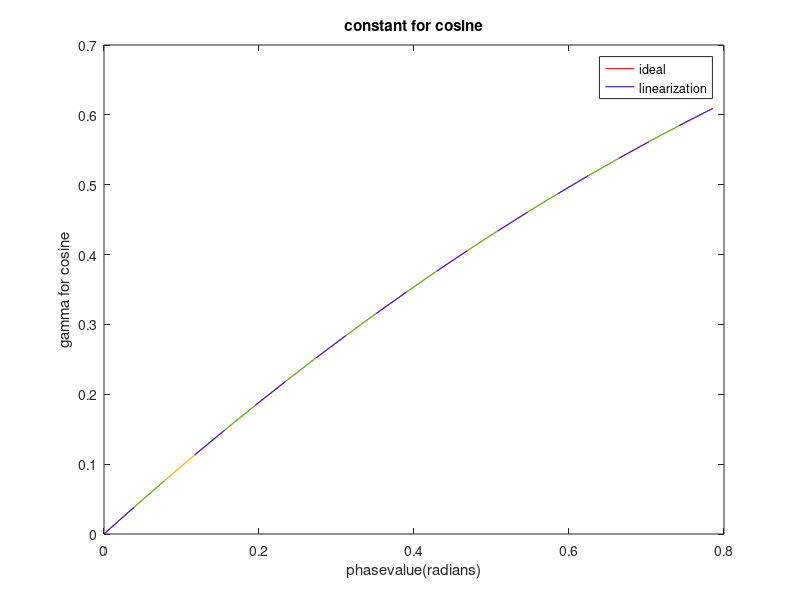
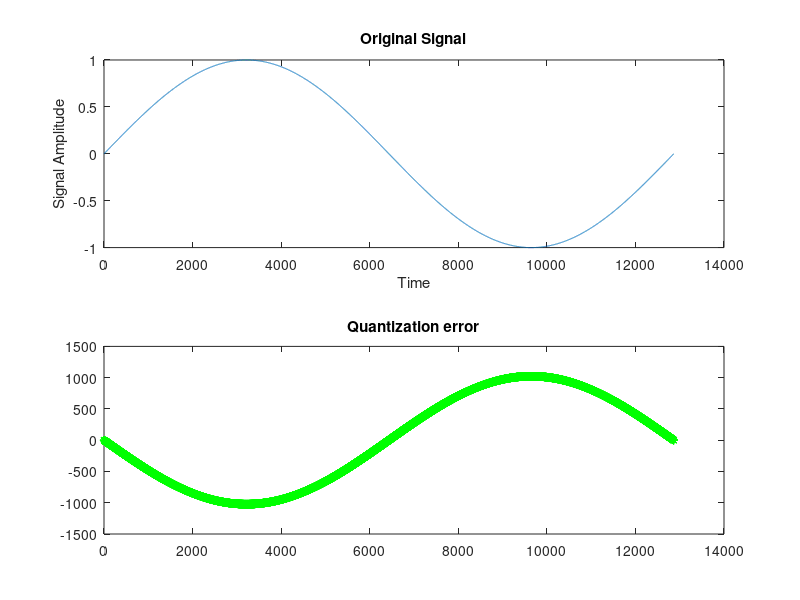
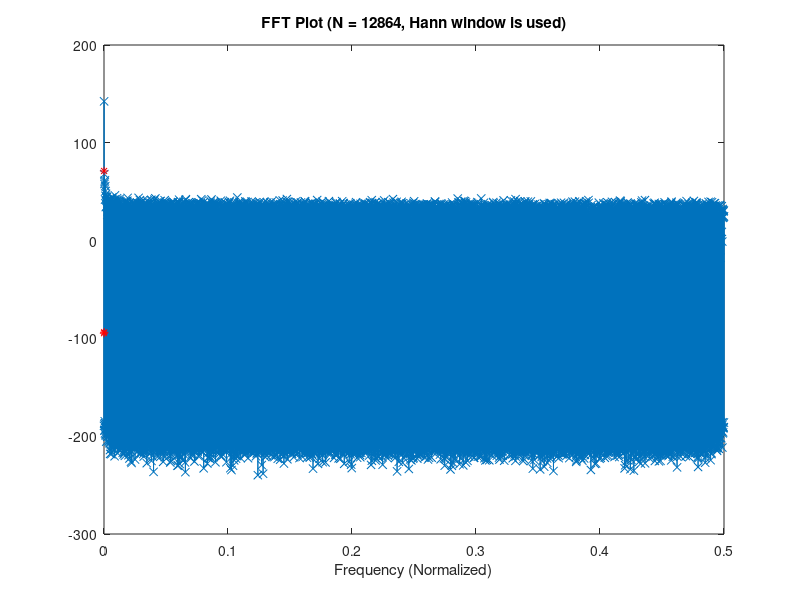
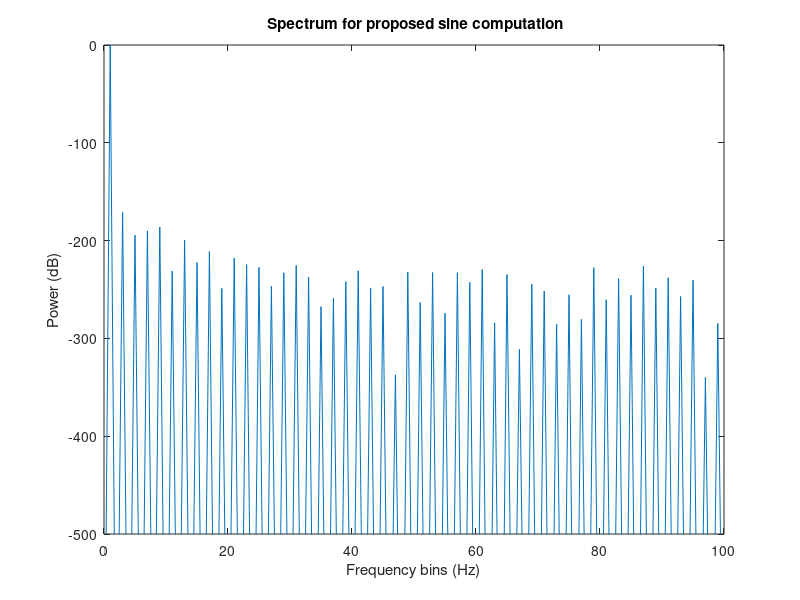

MATLAB code for these plots, in order:
clc;
clear all;
close all;


a=0:0.0382/79:0.0382;
%  disp (a);

m1=0:0.0386/79:0.0386;

b=0.0386:0.0373/79:0.0759;
% disp (b);

m2=0.0391:0.0386/79:0.0777;

c=0.0764:0.0364/79:0.1128;
% disp (c);

m3=0.0781:0.0386/79:0.1167;

d=0.1133:0.0355/79:0.1488;
% disp (d);

m4=0.1172:0.0386/79:0.1558;

e=0.1492:0.0347/79:0.1839;

m5=0.1563:0.0386/79:0.1949;

f11=0.1844:0.0338/79:0.2182;

m6=0.1954:0.0386/79:0.2340;

g=0.2186:0.0329/79:0.2515;

m7=0.2344:0.0386/79:0.2730;

h=0.2520:0.032/79:0.2840;

m8=0.2735:0.0386/79:0.3121;

i11=0.2844:0.0313/79:0.3157;

m9=0.3126:0.0386/79:0.3512;

j=0.3160:0.0304/79:0.3464;

m10=0.3517:0.0386/79:0.3903;

k=0.3468:0.0295/79:0.3763;

m11=0.3907:0.0386/79:0.4293;

l=0.3767:0.0286/79:0.4053;

m12=0.4298:0.0386/79:0.4684;

m=0.4057:0.0278/79:0.4335;

m13=0.4689:0.0386/79:0.5075;

n=0.4338:0.0269/79:0.4607;

m14=0.5080:0.0386/79:0.5466;

o=0.4611:0.0261/79:0.4872;

m15=0.5470:0.0386/79:0.5856;

p1=0.4875:0.0253/79:0.5128;

m16=0.5861:0.0386/79:0.6247;

q=0.5131:0.0244/79:0.5375;

m17=0.6252:0.0386/79:0.6638;

r11=0.5378:0.0236/79:0.5614;

m18=0.6643:0.0386/79:0.7029;

s=0.5617:0.0228/79:0.5845;

m19=0.7033:0.0386/79:0.7419;

t11=0.5848:0.0243/88:0.6091;

m20=0.7424:0.043/88:0.7854;

r=[a b c d e f11 g h i11 j k l m n o p1 q r11 s t11];

t=0.000001:4.8843e-004:0.7854;
i=1;
for t1=0.000001:4.8843e-004:0.7854;
    p=[0.5 (-t1) (1-cos(t1))]; % coefficients of the quadratic equation
ri(i)=min(roots(p)); % choose minimum of two roots for each phase value
% ri refers to ideal gamma values for cosine 
i=i+1;
end


figure(1),plot(t,ri,'r',m1,a,'b',m2,b,'g',m3,c,'y',m4,d,'b',m5,e,'g',m6,f11,'b',m7,g,'g',m8,h,'b',m9,i11,'g',m10,j,'b',m11,k,'g',m12,l,'b',m13,m,'g',m14,n,'b',m15,o,'g',m16,p1,'b',m17,q,'g',m18,r11,'b',m19,s,'g',m20,t11,'b');
legend('ideal','linearization');
xlabel('phasevalue(radians)');
ylabel('gamma for cosine');
title('constant for cosine');

% figure,plot(t,ri,'r')
% 
% figure,plot(m1,a,'b',m2,b,'g',m3,c,'y',m4,d,'b',m5,e,'g',m6,f,'b',m7,g,'g',m8,h,'b',m9,i,'g',m10,j,'b');
% 
% t=[m1 m2 m3 m4 m5 m6 m7 m8 m9 m10 m11 m12 m13 m14 m15 m16 m17 m18 m19 m20];
r1=0:0.6091/1608:0.6091; 

u=0:0.4465/1608:0.4465;
sina=(t-((u.^2/2).*t));

cosa=(1-(t.*r)+((r.*r)/2)); 


out=[sina fliplr(cosa(1:1608)) cosa(2:1609) fliplr(sina(1:1608)) -sina(2:1609) -fliplr(cosa(1:1608)) -cosa(2:1609) -fliplr(sina(1:1608)) ];




% Generate a simulation signal
fin = 1;
 fs = 12864;
  N = 12864;
%  fs=12865;
%  N=12865;
adc_resolution = 12; % Or Quantizer resolution


Nw = floor((fin*N)/fs);
amp = 0.449;
%  signal = amp*sin(2*pi*Nw/N*[0:N-1]);
 
signal=[sina fliplr(cosa(1:1608)) cosa(2:1609) fliplr(sina(1:1608)) -sina(2:1609) -fliplr(cosa(1:1608)) -cosa(2:1609) -fliplr(sina(1:1608)) ];

figure(2);
subplot (2,1,1);
plot(signal);
title('Original Signal');
ylabel('Signal Amplitude');
xlabel('Time');


vref=2;
res=vref/(power(2,adc_resolution)-1);
quantize_signal=round(signal/res);
% Scalar quantization is implemented over here
% no_quantiz_levels = power(2, adc_resolution);
% quantize_signal=floor((no_quantiz_levels-1)*signal)/(no_quantiz_levels/2);

subplot (2,1,2);
plot(signal-quantize_signal/2, 'g*');
title('Quantization error');

% FFT and SNR measurement
% Remember that hann window reduces the amplitude of the signal to half in
% frequency domain and that is why scaling is done by N/4 instead of N/2
window_type=ones(1,N);%hann(N)'; %Coherent sampling, no need for windowing
window_scaling_factor=sum(window_type);
% fft_signal = fft(quantize_signal.*window_type,N)*(2/window_scaling_factor);
fft_signal=fft(quantize_signal,N);
freq_scal = linspace (0, 0.5, N/2); % for normalized frequency
X=fft_signal.*conj(fft_signal);

 signal_value=(sum(fft_signal(1:N/2).*conj(fft_signal(1:N/2))))
% signal_values = 2*(signal_value)
figure(3);
plot(freq_scal, 10*log10(X(1:N/2)), '-x');
hold on
plot(freq_scal(Nw:Nw+2), 10*log10(abs(fft_signal(Nw:Nw+2))), 'r*');
title('FFT Plot (N = 12864, Hann window is used)');
xlabel('Frequency (Normalized)');

% signal_value = (sum(fft_signal(Nw:Nw+2).*conj(fft_signal(Nw:Nw+2))))

noise_bins = [fft_signal(2:fin-1) fft_signal(fin+3:N/2)];
% yfft = noise_bins.*conj(noise_bins); 


noise = (sum((abs(noise_bins)).^2)) /((N/2)-3)
noise = 2*(sum(noise_bins.*conj(noise_bins)))

noise_formula = ((1/power(2,adc_resolution))^2)/12

SNR = 10*log10(signal_value/noise)
SNR_byQuantizationFormula = 10*log10(signal_value/noise_formula)


N=12864;  % number of values is 12864
fs=12864; 
f=fs*(0:(N-1)/2)/N; % freuency bin f=fs/N 
% sp=abs(fft(signal,N)); % Taking fft and considering absolute values
sp=abs(fft(quantize_signal,N));
% yfft=(X)/max(X);  % Normalise fft vaues with amplitude of fundamental bin
yfft=sp/max(sp);
figure,plot(f,20*log(yfft(1:(N/2)))); % Plot of power spectrum in dB
axis([0,100,-500,0]); % Observe a specified range of spectrum
xlabel('Frequency bins (Hz)');
ylabel('Power (dB)');
title(' Spectrum for proposed sine computation');

                  ...To display sfdr value
%sfdr is range between fundamental and highest spur
sfdrv=sort(abs(20*log(yfft(1:N/2)))); % sort sfdr values in ascending order
sfdrv=sfdrv(2:end); % Discard fundamental bin's power value i.e. 0
sfdr=min(sfdrv); 
disp('sfdr (in dBc) is:');
disp(sfdr); % Display sfdr value






